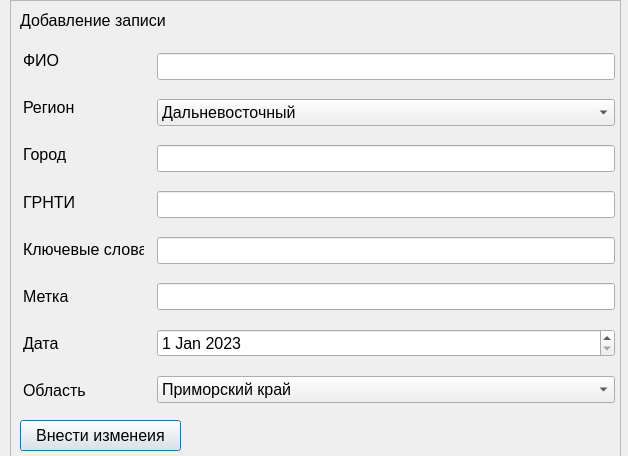
<?xml version="1.0" encoding="UTF-8"?>
<ui version="4.0">
 <class>Dialog</class>
 <widget class="QDialog" name="Dialog">
  <property name="geometry">
   <rect>
    <x>0</x>
    <y>0</y>
    <width>628</width>
    <height>456</height>
   </rect>
  </property>
  <property name="minimumSize">
   <size>
    <width>628</width>
    <height>456</height>
   </size>
  </property>
  <property name="contextMenuPolicy">
   <enum>Qt::DefaultContextMenu</enum>
  </property>
  <property name="windowTitle">
   <string>Dialog</string>
  </property>
  <property name="locale">
   <locale language="English" country="UnitedStates"/>
  </property>
  <property name="inputMethodHints">
   <set>Qt::ImhNoEditMenu</set>
  </property>
  <widget class="QFrame" name="frame">
   <property name="geometry">
    <rect>
     <x>10</x>
     <y>0</y>
     <width>611</width>
     <height>461</height>
    </rect>
   </property>
   <property name="minimumSize">
    <size>
     <width>611</width>
     <height>461</height>
    </size>
   </property>
   <property name="frameShape">
    <enum>QFrame::StyledPanel</enum>
   </property>
   <property name="frameShadow">
    <enum>QFrame::Raised</enum>
   </property>
   <widget class="QLabel" name="label">
    <property name="geometry">
     <rect>
      <x>10</x>
      <y>10</y>
      <width>181</width>
      <height>21</height>
     </rect>
    </property>
    <property name="font">
     <font>
      <pointsize>12</pointsize>
     </font>
    </property>
    <property name="text">
     <string>Добавление записи</string>
    </property>
   </widget>
   <widget class="QPushButton" name="btn_add_string">
    <property name="geometry">
     <rect>
      <x>10</x>
      <y>420</y>
      <width>161</width>
      <height>31</height>
     </rect>
    </property>
    <property name="font">
     <font>
      <pointsize>12</pointsize>
     </font>
    </property>
    <property name="text">
     <string>Внести изменеия</string>
    </property>
   </widget>
   <widget class="QWidget" name="layoutWidget">
    <property name="geometry">
     <rect>
      <x>147</x>
      <y>40</y>
      <width>458</width>
      <height>381</height>
     </rect>
    </property>
    <layout class="QVBoxLayout" name="verticalLayout">
     <item>
      <widget class="QLineEdit" name="le_fio">
       <property name="font">
        <font>
         <pointsize>12</pointsize>
        </font>
       </property>
       <property name="tabletTracking">
        <bool>true</bool>
       </property>
       <property name="autoFillBackground">
        <bool>true</bool>
       </property>
       <property name="inputMethodHints">
        <set>Qt::ImhHiddenText</set>
       </property>
      </widget>
     </item>
     <item>
      <widget class="QComboBox" name="cb_region">
       <property name="font">
        <font>
         <pointsize>12</pointsize>
        </font>
       </property>
       <item>
        <property name="text">
         <string>Дальневосточный</string>
        </property>
       </item>
       <item>
        <property name="text">
         <string>Восточно-Сибирский</string>
        </property>
       </item>
       <item>
        <property name="text">
         <string>Западно-Сибирский</string>
        </property>
       </item>
       <item>
        <property name="text">
         <string>Центральный</string>
        </property>
       </item>
       <item>
        <property name="text">
         <string>Северо-Западный</string>
        </property>
       </item>
       <item>
        <property name="text">
         <string>Поволжский</string>
        </property>
       </item>
       <item>
        <property name="text">
         <string>Уральский</string>
        </property>
       </item>
       <item>
        <property name="text">
         <string>Центрально-Черноземный</string>
        </property>
       </item>
       <item>
        <property name="text">
         <string>Северо-Кавказский</string>
        </property>
       </item>
       <item>
        <property name="text">
         <string>Северный</string>
        </property>
       </item>
       <item>
        <property name="text">
         <string>Волго-Вятский</string>
        </property>
       </item>
      </widget>
     </item>
     <item>
      <widget class="QLineEdit" name="le_gorod">
       <property name="font">
        <font>
         <pointsize>12</pointsize>
        </font>
       </property>
      </widget>
     </item>
     <item>
      <widget class="QLineEdit" name="le_grnti">
       <property name="font">
        <font>
         <pointsize>12</pointsize>
        </font>
       </property>
      </widget>
     </item>
     <item>
      <widget class="QLineEdit" name="le_keywords">
       <property name="font">
        <font>
         <pointsize>12</pointsize>
        </font>
       </property>
      </widget>
     </item>
     <item>
      <widget class="QLineEdit" name="le_takepart">
       <property name="font">
        <font>
         <pointsize>12</pointsize>
        </font>
       </property>
      </widget>
     </item>
     <item>
      <widget class="QDateEdit" name="date">
       <property name="font">
        <font>
         <pointsize>12</pointsize>
        </font>
       </property>
       <property name="dateTime">
        <datetime>
         <hour>0</hour>
         <minute>0</minute>
         <second>0</second>
         <year>2023</year>
         <month>1</month>
         <day>1</day>
        </datetime>
       </property>
      </widget>
     </item>
     <item>
      <widget class="QComboBox" name="cb_oblast">
       <property name="font">
        <font>
         <pointsize>12</pointsize>
        </font>
       </property>
       <property name="locale">
        <locale language="Russian" country="Russia"/>
       </property>
       <item>
        <property name="text">
         <string>Приморский край</string>
        </property>
       </item>
       <item>
        <property name="text">
         <string>Иркутская область</string>
        </property>
       </item>
       <item>
        <property name="text">
         <string>Новосибирская область</string>
        </property>
       </item>
       <item>
        <property name="text">
         <string>Москва</string>
        </property>
       </item>
       <item>
        <property name="text">
         <string>Санкт-Петербург</string>
        </property>
       </item>
       <item>
        <property name="text">
         <string>Волгоградская область</string>
        </property>
       </item>
       <item>
        <property name="text">
         <string>Свердловская область</string>
        </property>
       </item>
       <item>
        <property name="text">
         <string>Хабаровский край</string>
        </property>
       </item>
       <item>
        <property name="text">
         <string>Белгородская область</string>
        </property>
       </item>
       <item>
        <property name="text">
         <string>Самарская область</string>
        </property>
       </item>
       <item>
        <property name="text">
         <string>Красноярский край</string>
        </property>
       </item>
       <item>
        <property name="text">
         <string>Республика Татарстан</string>
        </property>
       </item>
       <item>
        <property name="text">
         <string>Московская область</string>
        </property>
       </item>
       <item>
        <property name="text">
         <string>Республика Северная Осетия - Алания</string>
        </property>
       </item>
       <item>
        <property name="text">
         <string>Омская область</string>
        </property>
       </item>
       <item>
        <property name="text">
         <string>Челябинская область</string>
        </property>
       </item>
       <item>
        <property name="text">
         <string>Территории, находящиеся за пределами РФ</string>
        </property>
       </item>
       <item>
        <property name="text">
         <string>Пермский край</string>
        </property>
       </item>
       <item>
        <property name="text">
         <string>Липецкая область</string>
        </property>
       </item>
       <item>
        <property name="text">
         <string>Курская область</string>
        </property>
       </item>
       <item>
        <property name="text">
         <string>Республика Алтай</string>
        </property>
       </item>
       <item>
        <property name="text">
         <string>Кемеровская область</string>
        </property>
       </item>
       <item>
        <property name="text">
         <string>Пензенская область</string>
        </property>
       </item>
       <item>
        <property name="text">
         <string>Краснодарский край</string>
        </property>
       </item>
       <item>
        <property name="text">
         <string>Удмуртская Республика</string>
        </property>
       </item>
       <item>
        <property name="text">
         <string>Ивановская область</string>
        </property>
       </item>
       <item>
        <property name="text">
         <string>Карачаево-Черкесская Республика</string>
        </property>
       </item>
       <item>
        <property name="text">
         <string>Воронежская область</string>
        </property>
       </item>
       <item>
        <property name="text">
         <string>Ростовская область</string>
        </property>
       </item>
       <item>
        <property name="text">
         <string>Рязанская область</string>
        </property>
       </item>
       <item>
        <property name="text">
         <string>Оренбургская область</string>
        </property>
       </item>
       <item>
        <property name="text">
         <string>Тамбовская область</string>
        </property>
       </item>
       <item>
        <property name="text">
         <string>Ярославская область</string>
        </property>
       </item>
       <item>
        <property name="text">
         <string>Тульская область</string>
        </property>
       </item>
       <item>
        <property name="text">
         <string>Саратовская область</string>
        </property>
       </item>
       <item>
        <property name="text">
         <string>Новгородская область</string>
        </property>
       </item>
       <item>
        <property name="text">
         <string>Кабардино-Балкарская Республика</string>
        </property>
       </item>
       <item>
        <property name="text">
         <string>Орловская область</string>
        </property>
       </item>
       <item>
        <property name="text">
         <string>Забайкальский край</string>
        </property>
       </item>
       <item>
        <property name="text">
         <string>Ставропольский край</string>
        </property>
       </item>
       <item>
        <property name="text">
         <string>Республика Дагестан</string>
        </property>
       </item>
       <item>
        <property name="text">
         <string>Вологодская область</string>
        </property>
       </item>
       <item>
        <property name="text">
         <string>Нижегородская область</string>
        </property>
       </item>
       <item>
        <property name="text">
         <string>Республика Карелия</string>
        </property>
       </item>
       <item>
        <property name="text">
         <string>Алтайский край</string>
        </property>
       </item>
       <item>
        <property name="text">
         <string>Архангельская область</string>
        </property>
       </item>
       <item>
        <property name="text">
         <string>Республика Башкортостан</string>
        </property>
       </item>
       <item>
        <property name="text">
         <string>Брянская область</string>
        </property>
       </item>
       <item>
        <property name="text">
         <string>Владимирская область</string>
        </property>
       </item>
       <item>
        <property name="text">
         <string>Республика Бурятия</string>
        </property>
       </item>
       <item>
        <property name="text">
         <string>Республика Калмыкия</string>
        </property>
       </item>
       <item>
        <property name="text">
         <string>Тверская область</string>
        </property>
       </item>
       <item>
        <property name="text">
         <string>Тюменская область</string>
        </property>
       </item>
       <item>
        <property name="text">
         <string>Республика Коми</string>
        </property>
       </item>
       <item>
        <property name="text">
         <string>Республика Саха (Якутия)</string>
        </property>
       </item>
       <item>
        <property name="text">
         <string>Костромская область</string>
        </property>
       </item>
       <item>
        <property name="text">
         <string>Республика Марий Эл</string>
        </property>
       </item>
       <item>
        <property name="text">
         <string>Курганская область</string>
        </property>
       </item>
       <item>
        <property name="text">
         <string>Республика Мордовия</string>
        </property>
       </item>
       <item>
        <property name="text">
         <string>Кировская область</string>
        </property>
       </item>
       <item>
        <property name="text">
         <string>Ульяновская область</string>
        </property>
       </item>
       <item>
        <property name="text">
         <string>Чеченская Республика</string>
        </property>
       </item>
       <item>
        <property name="text">
         <string>Амурская область</string>
        </property>
       </item>
       <item>
        <property name="text">
         <string>Томская область</string>
        </property>
       </item>
       <item>
        <property name="text">
         <string>Чувашская Республика</string>
        </property>
       </item>
       <item>
        <property name="text">
         <string>Республика Хакасия</string>
        </property>
       </item>
       <item>
        <property name="text">
         <string>Калужская область</string>
        </property>
       </item>
       <item>
        <property name="text">
         <string>Калининградская область</string>
        </property>
       </item>
      </widget>
     </item>
    </layout>
   </widget>
   <widget class="QWidget" name="layoutWidget">
    <property name="geometry">
     <rect>
      <x>13</x>
      <y>40</y>
      <width>121</width>
      <height>371</height>
     </rect>
    </property>
    <layout class="QVBoxLayout" name="verticalLayout_2">
     <item>
      <widget class="QLabel" name="label_2">
       <property name="font">
        <font>
         <pointsize>12</pointsize>
        </font>
       </property>
       <property name="text">
        <string>ФИО</string>
       </property>
      </widget>
     </item>
     <item>
      <widget class="QLabel" name="label_3">
       <property name="font">
        <font>
         <pointsize>12</pointsize>
        </font>
       </property>
       <property name="text">
        <string>Регион</string>
       </property>
      </widget>
     </item>
     <item>
      <widget class="QLabel" name="label_4">
       <property name="font">
        <font>
         <pointsize>12</pointsize>
        </font>
       </property>
       <property name="text">
        <string>Город</string>
       </property>
      </widget>
     </item>
     <item>
      <widget class="QLabel" name="label_5">
       <property name="font">
        <font>
         <pointsize>12</pointsize>
        </font>
       </property>
       <property name="text">
        <string>ГРНТИ</string>
       </property>
      </widget>
     </item>
     <item>
      <widget class="QLabel" name="label_6">
       <property name="font">
        <font>
         <pointsize>12</pointsize>
        </font>
       </property>
       <property name="text">
        <string>Ключевые слова</string>
       </property>
      </widget>
     </item>
     <item>
      <widget class="QLabel" name="label_7">
       <property name="font">
        <font>
         <pointsize>12</pointsize>
        </font>
       </property>
       <property name="text">
        <string>Метка</string>
       </property>
      </widget>
     </item>
     <item>
      <widget class="QLabel" name="label_8">
       <property name="font">
        <font>
         <pointsize>12</pointsize>
        </font>
       </property>
       <property name="text">
        <string>Дата</string>
       </property>
      </widget>
     </item>
     <item>
      <widget class="QLabel" name="label_10">
       <property name="font">
        <font>
         <pointsize>12</pointsize>
        </font>
       </property>
       <property name="text">
        <string>Область</string>
       </property>
      </widget>
     </item>
    </layout>
   </widget>
  </widget>
 </widget>
 <resources/>
 <connections/>
</ui>
